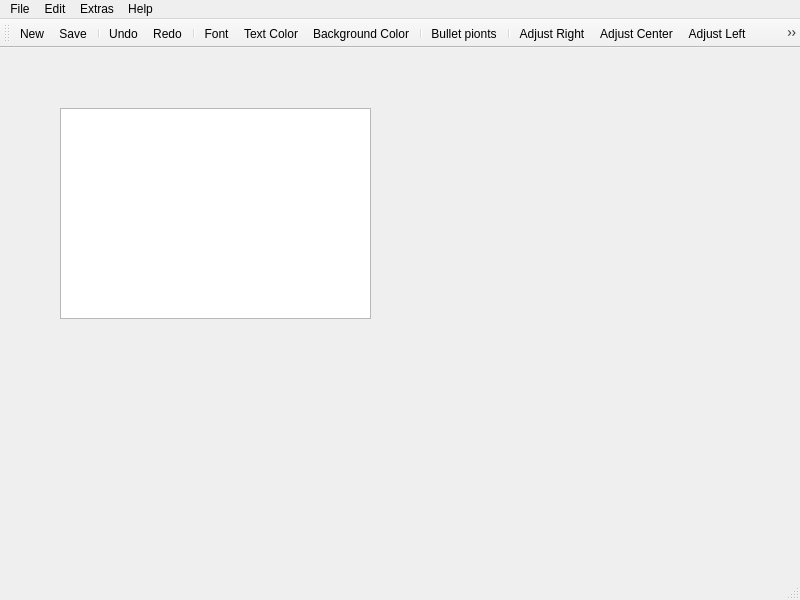
<?xml version="1.0" encoding="UTF-8"?>
<ui version="4.0">
 <class>MainWindow2</class>
 <widget class="QMainWindow" name="MainWindow2">
  <property name="geometry">
   <rect>
    <x>0</x>
    <y>0</y>
    <width>800</width>
    <height>600</height>
   </rect>
  </property>
  <property name="windowTitle">
   <string>Notatnik_v02</string>
  </property>
  <property name="unifiedTitleAndToolBarOnMac">
   <bool>false</bool>
  </property>
  <widget class="QWidget" name="centralwidget">
   <widget class="QTextEdit" name="textEdit">
    <property name="geometry">
     <rect>
      <x>60</x>
      <y>60</y>
      <width>311</width>
      <height>211</height>
     </rect>
    </property>
   </widget>
  </widget>
  <widget class="QMenuBar" name="menubar">
   <property name="geometry">
    <rect>
     <x>0</x>
     <y>0</y>
     <width>800</width>
     <height>20</height>
    </rect>
   </property>
   <widget class="QMenu" name="menuFile">
    <property name="title">
     <string>File</string>
    </property>
    <addaction name="actionNew"/>
    <addaction name="actionOpen"/>
    <addaction name="separator"/>
    <addaction name="actionSave"/>
    <addaction name="actionSave_as"/>
    <addaction name="separator"/>
    <addaction name="actionPrint"/>
   </widget>
   <widget class="QMenu" name="menuEdit">
    <property name="title">
     <string>Edit</string>
    </property>
    <addaction name="actionCopy"/>
    <addaction name="actionCut"/>
    <addaction name="actionPaste"/>
    <addaction name="separator"/>
    <addaction name="actionUndo"/>
    <addaction name="actionRedo"/>
    <addaction name="separator"/>
    <addaction name="actionFont"/>
    <addaction name="actionColor"/>
    <addaction name="actionBackground_Color"/>
    <addaction name="separator"/>
    <addaction name="actionJustify"/>
    <addaction name="actionLeft"/>
    <addaction name="actionCenter"/>
    <addaction name="actionAdjustLeft"/>
    <addaction name="separator"/>
    <addaction name="actionBullet_pionts"/>
    <addaction name="separator"/>
    <addaction name="actionNight_Mode"/>
    <addaction name="separator"/>
   </widget>
   <widget class="QMenu" name="menuPomoc">
    <property name="title">
     <string>Help</string>
    </property>
    <addaction name="actionInfo_about_program"/>
   </widget>
   <widget class="QMenu" name="menuExtras">
    <property name="title">
     <string>Extras</string>
    </property>
    <addaction name="actionMusic_Player"/>
    <addaction name="separator"/>
    <addaction name="actionUFO_Racing_Game"/>
    <addaction name="separator"/>
   </widget>
   <addaction name="menuFile"/>
   <addaction name="menuEdit"/>
   <addaction name="menuExtras"/>
   <addaction name="menuPomoc"/>
  </widget>
  <widget class="QStatusBar" name="statusbar"/>
  <widget class="QToolBar" name="toolBar">
   <property name="windowTitle">
    <string>toolBar</string>
   </property>
   <attribute name="toolBarArea">
    <enum>TopToolBarArea</enum>
   </attribute>
   <attribute name="toolBarBreak">
    <bool>false</bool>
   </attribute>
   <addaction name="actionNew"/>
   <addaction name="actionSave"/>
   <addaction name="separator"/>
   <addaction name="actionUndo"/>
   <addaction name="actionRedo"/>
   <addaction name="separator"/>
   <addaction name="actionFont"/>
   <addaction name="actionColor"/>
   <addaction name="actionBackground_Color"/>
   <addaction name="separator"/>
   <addaction name="actionBullet_pionts"/>
   <addaction name="separator"/>
   <addaction name="actionLeft"/>
   <addaction name="actionCenter"/>
   <addaction name="actionAdjustLeft"/>
   <addaction name="actionJustify"/>
   <addaction name="separator"/>
   <addaction name="actionMusic_Player"/>
   <addaction name="actionUFO_Racing_Game"/>
   <addaction name="separator"/>
   <addaction name="actionInfo_about_program"/>
   <addaction name="separator"/>
  </widget>
  <action name="actionNew">
   <property name="icon">
    <iconset resource="login.qrc">
     <normaloff>:/img/new-icon.png</normaloff>:/img/new-icon.png</iconset>
   </property>
   <property name="text">
    <string>New</string>
   </property>
  </action>
  <action name="actionOpen">
   <property name="icon">
    <iconset resource="login.qrc">
     <normaloff>:/img/open-icon.png</normaloff>:/img/open-icon.png</iconset>
   </property>
   <property name="text">
    <string>Open</string>
   </property>
  </action>
  <action name="actionSave">
   <property name="icon">
    <iconset resource="login.qrc">
     <normaloff>:/img/save-icon.png</normaloff>:/img/save-icon.png</iconset>
   </property>
   <property name="text">
    <string>Save</string>
   </property>
  </action>
  <action name="actionSave_as">
   <property name="icon">
    <iconset resource="login.qrc">
     <normaloff>:/img/save-as-icon.png</normaloff>:/img/save-as-icon.png</iconset>
   </property>
   <property name="text">
    <string>Save as</string>
   </property>
  </action>
  <action name="actionCopy">
   <property name="icon">
    <iconset resource="login.qrc">
     <normaloff>:/img/copy-icon.png</normaloff>:/img/copy-icon.png</iconset>
   </property>
   <property name="text">
    <string>Copy</string>
   </property>
  </action>
  <action name="actionCut">
   <property name="icon">
    <iconset resource="login.qrc">
     <normaloff>:/img/cut-icon.png</normaloff>:/img/cut-icon.png</iconset>
   </property>
   <property name="text">
    <string>Cut</string>
   </property>
  </action>
  <action name="actionPaste">
   <property name="icon">
    <iconset resource="login.qrc">
     <normaloff>:/img/paste-icon.png</normaloff>:/img/paste-icon.png</iconset>
   </property>
   <property name="text">
    <string>Paste</string>
   </property>
  </action>
  <action name="actionUndo">
   <property name="icon">
    <iconset resource="login.qrc">
     <normaloff>:/img/undo-icon.png</normaloff>:/img/undo-icon.png</iconset>
   </property>
   <property name="text">
    <string>Undo</string>
   </property>
  </action>
  <action name="actionRedo">
   <property name="icon">
    <iconset resource="login.qrc">
     <normaloff>:/img/redo-icon.png</normaloff>:/img/redo-icon.png</iconset>
   </property>
   <property name="text">
    <string>Redo</string>
   </property>
  </action>
  <action name="actionInfo_about_program">
   <property name="icon">
    <iconset resource="login.qrc">
     <normaloff>:/img/Infobox_info_icon.svg.png</normaloff>:/img/Infobox_info_icon.svg.png</iconset>
   </property>
   <property name="text">
    <string>Info about program</string>
   </property>
  </action>
  <action name="actionFont">
   <property name="icon">
    <iconset resource="login.qrc">
     <normaloff>:/img/font.png</normaloff>:/img/font.png</iconset>
   </property>
   <property name="text">
    <string>Font</string>
   </property>
  </action>
  <action name="actionColor">
   <property name="icon">
    <iconset resource="login.qrc">
     <normaloff>:/img/color-icon.png</normaloff>:/img/color-icon.png</iconset>
   </property>
   <property name="text">
    <string>Text Color</string>
   </property>
  </action>
  <action name="actionBackground_Color">
   <property name="icon">
    <iconset resource="login.qrc">
     <normaloff>:/img/StylzzZ305.png</normaloff>:/img/StylzzZ305.png</iconset>
   </property>
   <property name="text">
    <string>Background Color</string>
   </property>
  </action>
  <action name="actionNight_Mode">
   <property name="checkable">
    <bool>true</bool>
   </property>
   <property name="icon">
    <iconset resource="login.qrc">
     <normaloff>:/img/04f12baa9d6325124b5ea1310364ef9e.png</normaloff>:/img/04f12baa9d6325124b5ea1310364ef9e.png</iconset>
   </property>
   <property name="text">
    <string>Night Mode</string>
   </property>
  </action>
  <action name="actionPrint">
   <property name="icon">
    <iconset resource="login.qrc">
     <normaloff>:/img/print-icon.png</normaloff>:/img/print-icon.png</iconset>
   </property>
   <property name="text">
    <string>Print</string>
   </property>
  </action>
  <action name="actionMusic_Player">
   <property name="icon">
    <iconset resource="login.qrc">
     <normaloff>:/img/icomoon-free_2014-12-23_film_256_0_32363b_none.png</normaloff>:/img/icomoon-free_2014-12-23_film_256_0_32363b_none.png</iconset>
   </property>
   <property name="text">
    <string>Music Player</string>
   </property>
  </action>
  <action name="actionUFO_Racing_Game">
   <property name="icon">
    <iconset resource="login.qrc">
     <normaloff>:/img/font-awesome_4-7-0_gamepad_256_0_32363b_none.png</normaloff>:/img/font-awesome_4-7-0_gamepad_256_0_32363b_none.png</iconset>
   </property>
   <property name="text">
    <string>UFO Racing Game</string>
   </property>
  </action>
  <action name="actionJustify">
   <property name="icon">
    <iconset resource="login.qrc">
     <normaloff>:/img/justify.png</normaloff>:/img/justify.png</iconset>
   </property>
   <property name="text">
    <string>Justify</string>
   </property>
  </action>
  <action name="actionCenter">
   <property name="icon">
    <iconset resource="login.qrc">
     <normaloff>:/img/center.png</normaloff>:/img/center.png</iconset>
   </property>
   <property name="text">
    <string>Adjust Center</string>
   </property>
  </action>
  <action name="actionLeft">
   <property name="icon">
    <iconset resource="login.qrc">
     <normaloff>:/img/left.png</normaloff>:/img/left.png</iconset>
   </property>
   <property name="text">
    <string>Adjust Right</string>
   </property>
  </action>
  <action name="actionAdjustLeft">
   <property name="icon">
    <iconset resource="login.qrc">
     <normaloff>:/img/right.png</normaloff>:/img/right.png</iconset>
   </property>
   <property name="text">
    <string>Adjust Left</string>
   </property>
  </action>
  <action name="actionBullet_pionts">
   <property name="icon">
    <iconset resource="login.qrc">
     <normaloff>:/img/allipsis.png</normaloff>:/img/allipsis.png</iconset>
   </property>
   <property name="text">
    <string>Bullet pionts</string>
   </property>
  </action>
 </widget>
 <resources>
  <include location="login.qrc"/>
 </resources>
 <connections/>
</ui>
